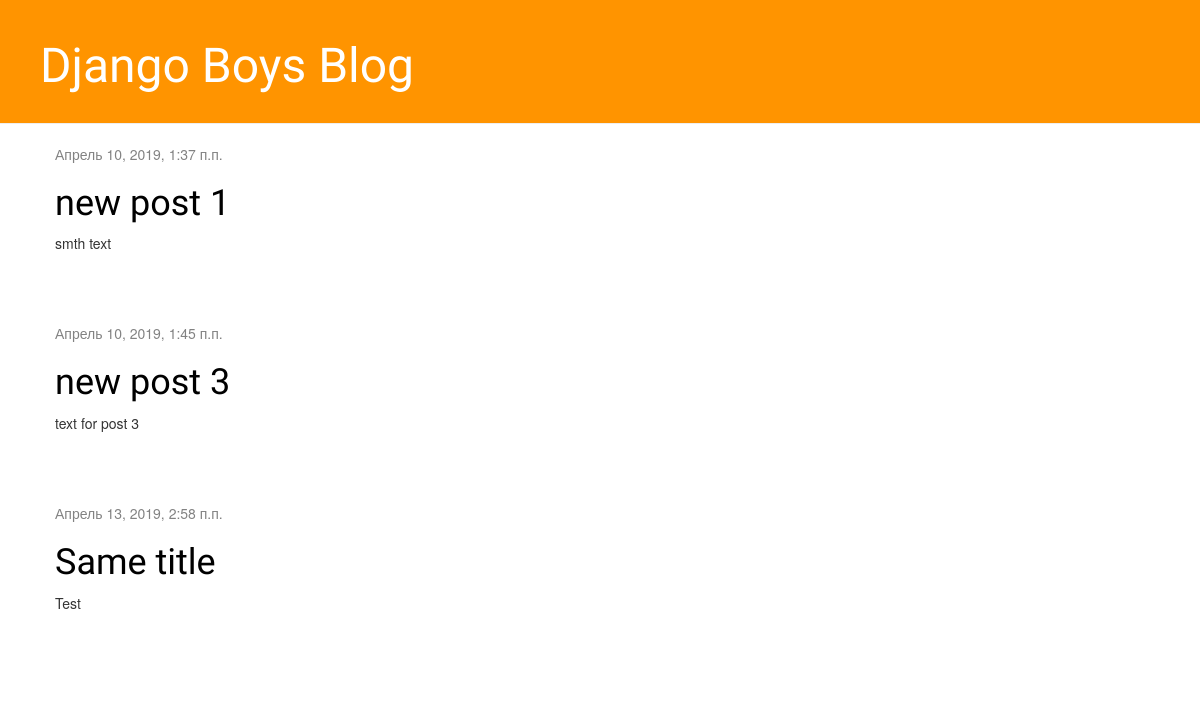
Before: / with the older database file.
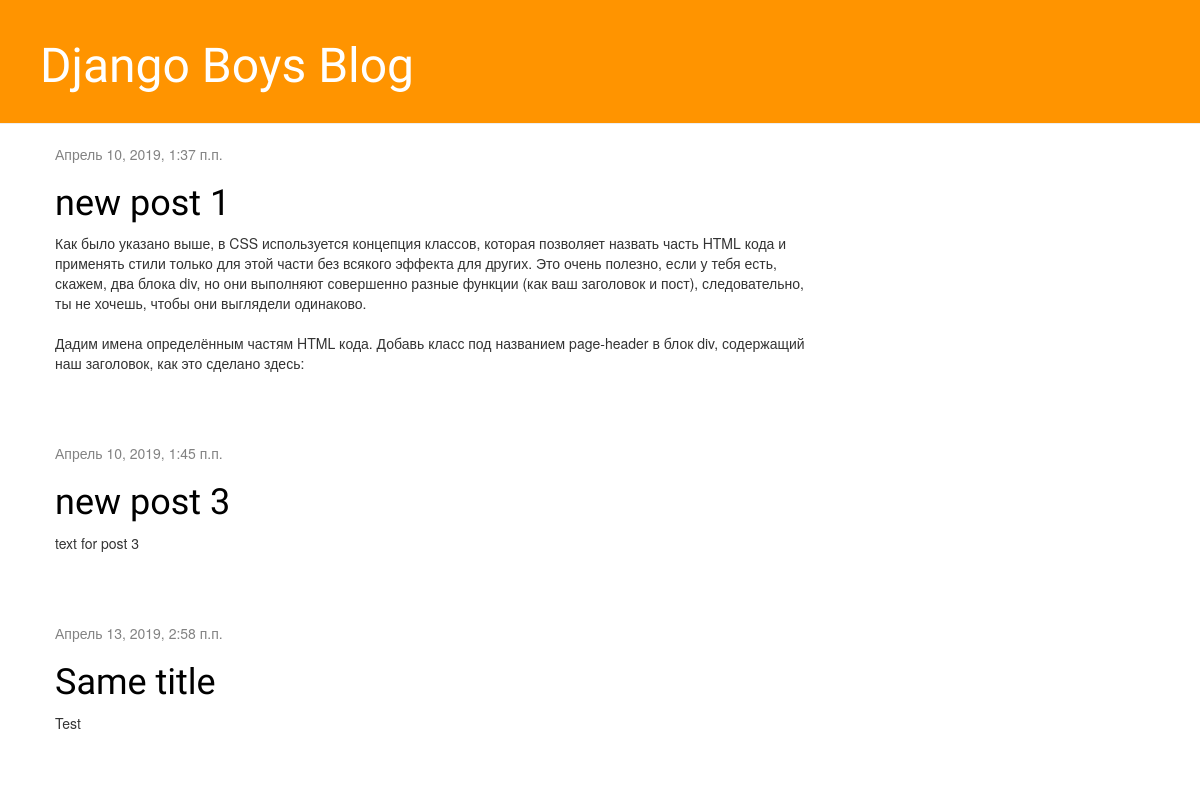
After: the same page with the newer database file.
### blog/models.py (models this page shows, shortened)
class Post(models.Model):
    author = models.ForeignKey(settings.AUTH_USER_MODEL, on_delete=models.CASCADE)
    title = models.CharField(max_length=200)
    text = models.TextField()
    created_date = models.DateTimeField(default=timezone.now)
    published_date = models.DateTimeField(blank=True, null=True)

### blog/views.py (the view)
# urls.py: path('', views.post_list, name='post_list'),
def post_list(request):
    posts = Post.objects.filter(published_date__lte=timezone.now()).order_by('published_date')
    return render(request, 'blog/post_list.html', {'posts': posts})

### blog/templates/blog/post_list.html
{% extends 'blog/base.html' %}
{% block content %}
    {% for post in posts %}
    <div class="post">
        <div class="date">
            {{ post.published_date }}
        </div>
        <h1><a href="{% url 'post_detail' pk=post.pk %}">{{ post.title }}</a></h1>
        <p>{{ post.text|linebreaksbr }}</p>
    </div>
    {% endfor %}
{% endblock %}

### blog/templates/blog/base.html (shortened to what this page needs)
{% load static %}
<html>
    <head>
        <link rel="stylesheet" href="//maxcdn.bootstrapcdn.com/bootstrap/3.2.0/css/bootstrap.min.css">
        <link rel="stylesheet" href="//maxcdn.bootstrapcdn.com/bootstrap/3.2.0/css/bootstrap-theme.min.css">
        <link rel="stylesheet" href="{% static 'css/blog.css' %}">
    </head>
    <body>
        <div class="page-header">
            <h1><a href="/">Django Boys Blog</a></h1>
        </div>
        <div class="content container">
            <div class="row">
                <div class="col-md-8">
                    {% block content %}
                    {% endblock %}
                </div>
            </div>
        </div>
    </body>

### blog/static/css/blog.css (style rules this page uses)
.page-header { background-color: #ff9400; margin-top: 0; padding: 20px 20px 20px 40px; }
.page-header h1, .page-header h1 a, .page-header h1 a:visited, .page-header h1 a:active { color: #ffffff; font-size: 36pt; text-decoration: none; }
.content { margin-left: 40px; }
h1, h2, h3, h4 { font-family: 'Lobster', cursive; }
.date { color: #828282; }
.post { margin-bottom: 70px; }
.post h1 a, .post h1 a:visited { color: #000000; }

Changed rows visible on the page:
changed Post "new post 1": text "smth text" → "Как было указано выше, в CSS используется концепция классов, которая позволяет назвать часть HTML кода и применять стили только для этой части без всякого эффекта для других. Это очень полезно, если у тебя есть, скажем, два блока div, но они выполняют совершенно разные функции (как ваш заголовок и пост), следовательно, ты не хочешь, чтобы они выглядели одинаково. Дадим имена определённым частям HTML кода. Добавь класс под названием page-header в блок div, содержащий наш заголовок, как это сделано здесь:"
